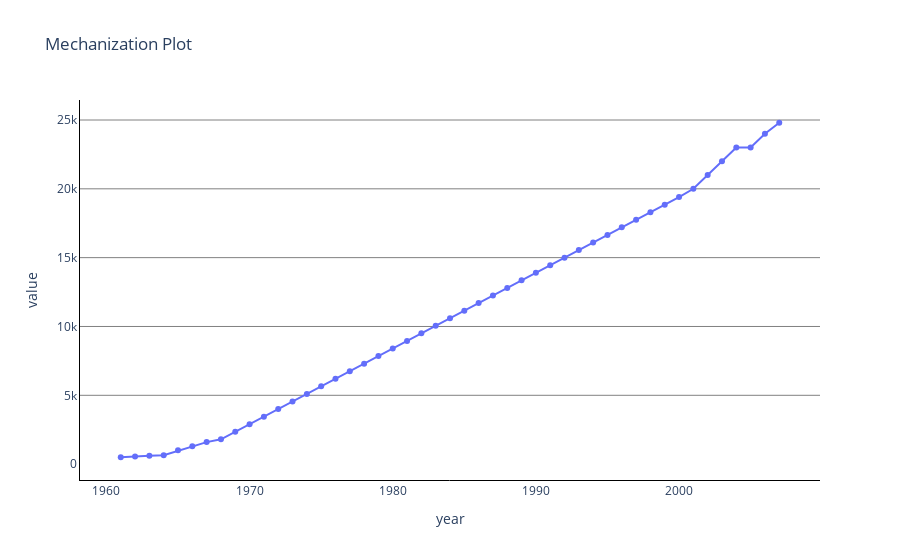

The notebook cell this image was saved under:
### Code cell
compare_indicator_line('Agricultural machinery, tractors',title='Mechanization Plot')

### Figure 1 — Plotly figure (JSON) as saved in the notebook; plotly's stock layout.template omitted (floating-point values rounded to 4 significant figures)
{"data": [{"mode": "markers+lines", "name": "Agricultural machinery, tractors", "type": "scatter", "x": [2007, 2006, 2005, 2004, 2003, 2002, 2001, 2000, 1999, 1998, 1997, 1996, 1995, 1994, 1993, 1992, 1991, 1990, 1989, 1988, 1987, 1986, 1985, 1984, 1983, 1982, 1981, 1980, 1979, 1978, 1977, 1976, 1975, 1974, 1973, 1972, 1971, 1970, 1969, 1968, 1967, 1966, 1965, 1964, 1963, 1962, 1961], "y": [24800, 23999, 23000, 23000, 22000, 21000, 20006, 19400, 18850, 18300, 17750, 17200, 16650, 16100, 15550, 15000, 14450, 13900, 13350, 12800, 12250, 11700, 11150, 10600, 10050, 9500, 8950, 8400, 7850, 7300, 6750, 6200, 5650, 5100, 4550, 4000, 3450, 2900, 2350, 1800, 1600, 1300, 1000, 650, 600, 550, 500]}], "layout": {"paper_bgcolor": "rgba(0,0,0,0)", "plot_bgcolor": "rgba(0,0,0,0)", "title": {"text": "Mechanization Plot"}, "xaxis": {"gridcolor": "gray", "linecolor": "black", "showgrid": false, "title": {"text": "year"}}, "yaxis": {"gridcolor": "gray", "linecolor": "black", "showgrid": true, "title": {"text": "value"}}}}
